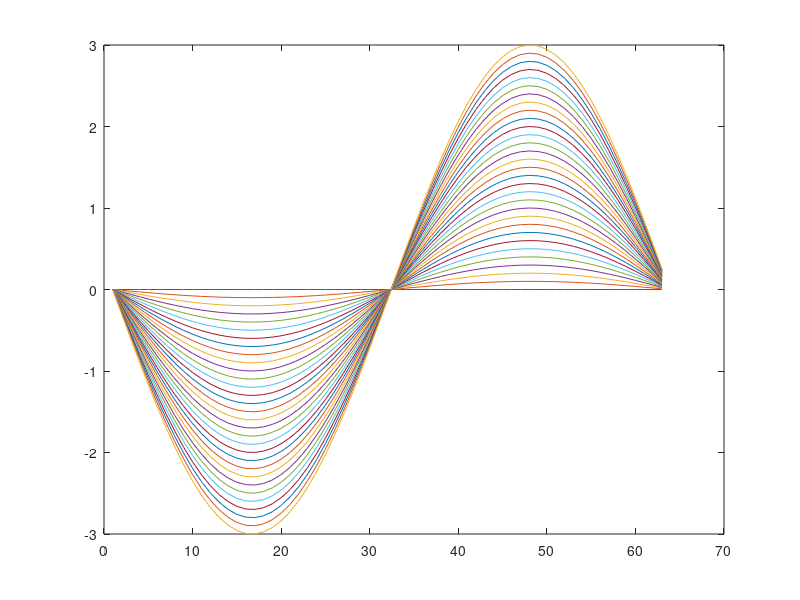

Write the MATLAB code that produced this figure. (Note: this script raises an error after producing the figure.)
%
%  A demonstration file for gridLegend
%
% Adrian Cherry
% 2/11/2010

% Lets generate lots of data and plot it
y=[0:0.1:3.0]'*sin(-pi:0.1:pi);
hdlY=plot(y');

% now the standard legend function will probably flow off the figure
% although if you maximise it then you might see all of the legend,
% however the print preview is probably truncated.
% legend(hdlY);
% pause

% plot again this time using gridLegend to print the legend in 4 columns
hdlY=plot(y');
gridLegend(hdlY,4);
pause

% % As standard the legend flows down filling the first column before
% % moing onto the next. We can change this by using the Orientation
% % horizontal option to fill across the rows before moving down a row.
% gridLegend(hdlY,4,'Orientation','Horizontal');
% pause 
% 
% % to use some options the standard legend function needs a key
% for i=1:31,
%     key{i}=sprintf('trace %d',i);
% end
% 
% % here we place legend on the lefthand side and reduce the fontsize
% hdlY=plot(y');
% gridLegend(hdlY,2,key,'location','westoutside','Fontsize',8,'Box','off');
% pause
% 
% % try with subplots - set figure to full screen because it is crowded.
% figure('units','normalized','outerposition',[0 0 1 1]);
% sb1=subplot(2,2,1);
% hdlY1=plot(y');
% sub2=subplot(2,2,2);
% hdlY2=plot(y');
% sub3=subplot(2,2,3);
% hdlY3=plot(y');
% sub4=subplot(2,2,4);
% hdlY4=plot(y');
% gridLegend(hdlY1,4,key,'location','north','Fontsize',8,'Box','off');
% gridLegend(hdlY2,3,key,'location','eastoutside','Fontsize',8,'Box','on');
% gridLegend(hdlY3,2,key,'location','westoutside','Fontsize',8,'Box','off');
% gridLegend(hdlY4,5,key,'location','southoutside','Fontsize',8,'Box','off');



